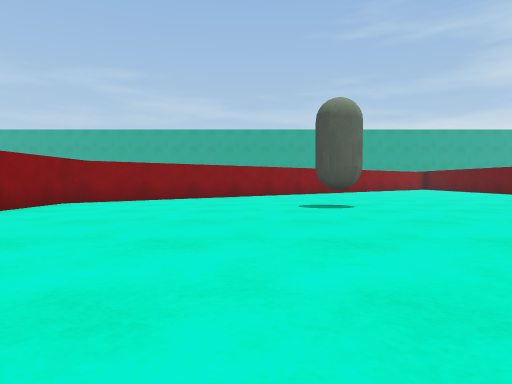
[1] (above)

15 first-person views from a walk through a Unity game level. The camera is 0.57 m above the floor, tilts 2° down and sees 75° across. The floor is counted in squares, 1 m on a side. Each view is taken from the middle of a square. On the plan, view 1 faces up. The plan holds only what a view shows up to about 9 squares ahead; the rest is blank. The place goes on beyond the plan. The player is left out.

[2]
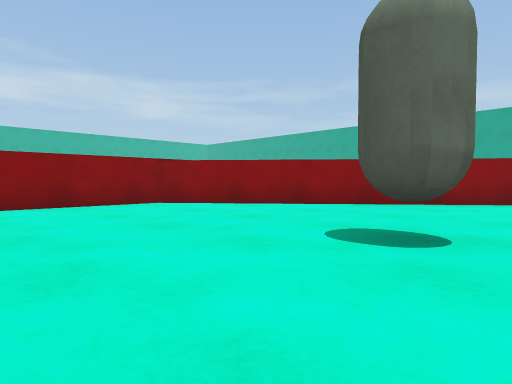

[3]
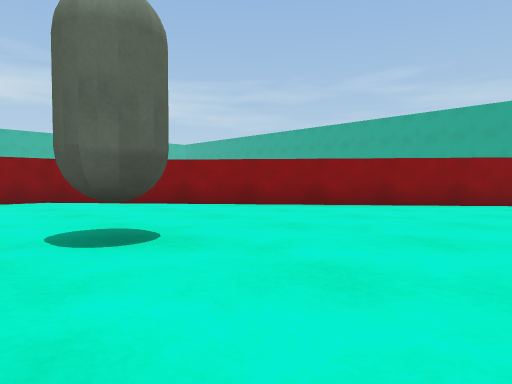

[4]
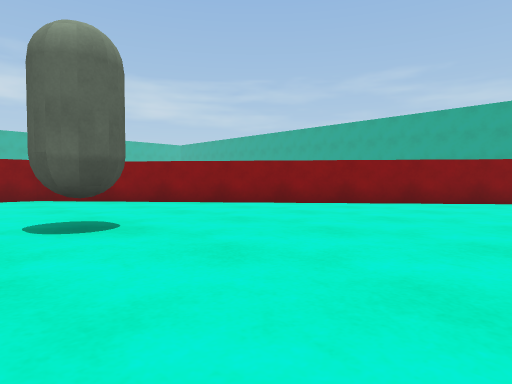

[5]
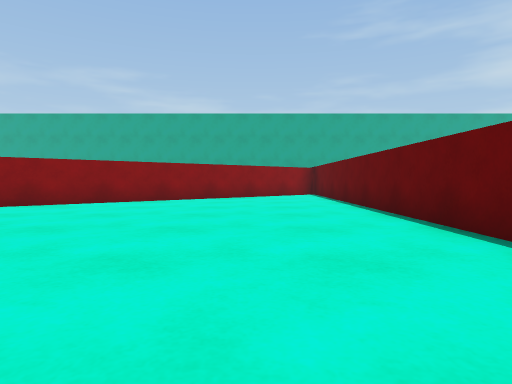

[6]
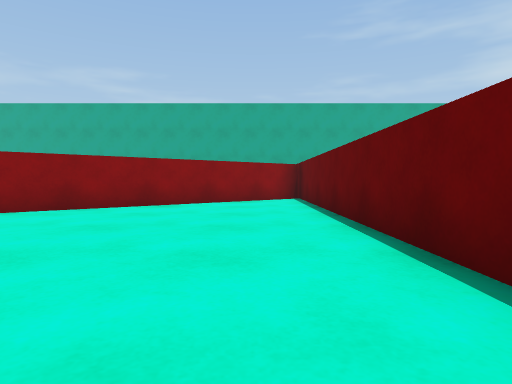

[7]
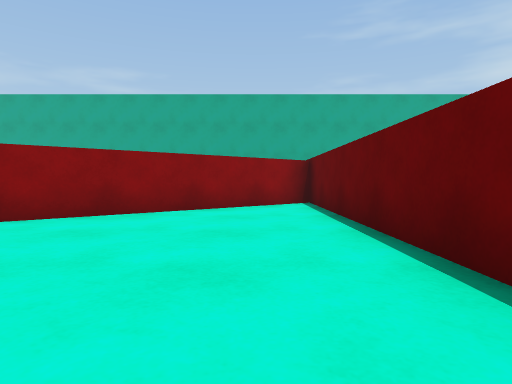

[8]
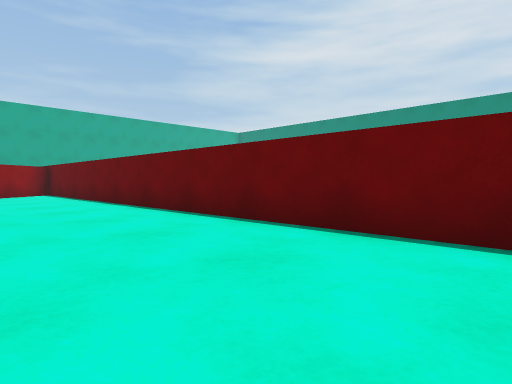

[9]
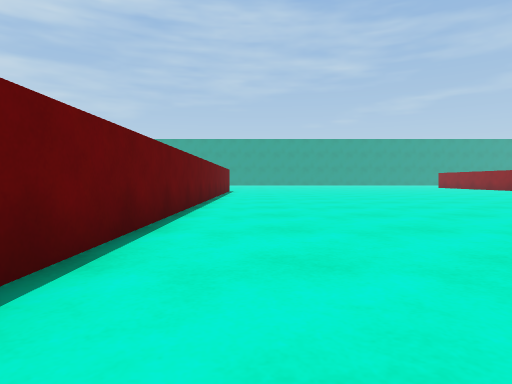

[10]
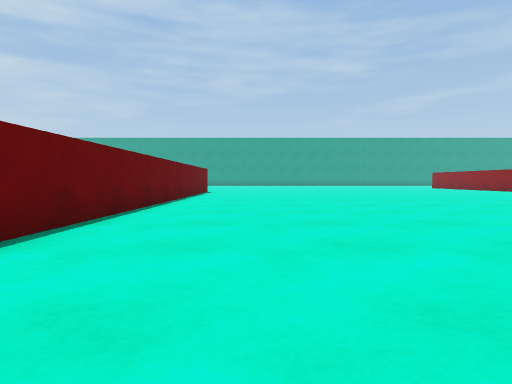

[11]
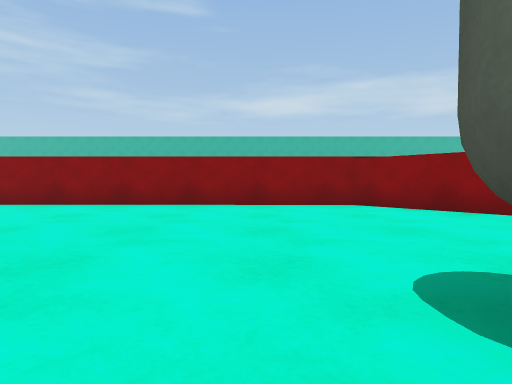

[12]
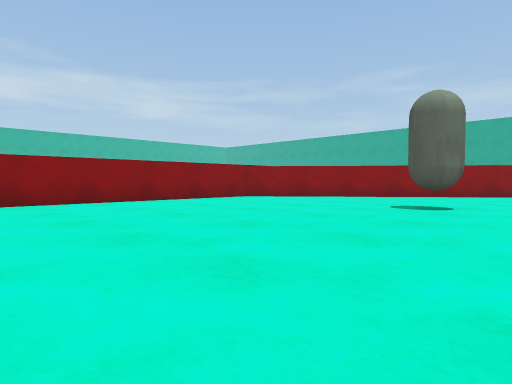

[13]
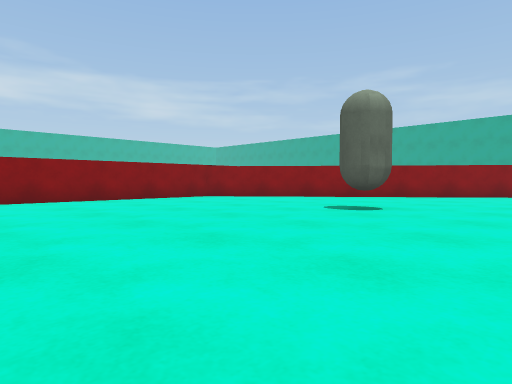

[14]
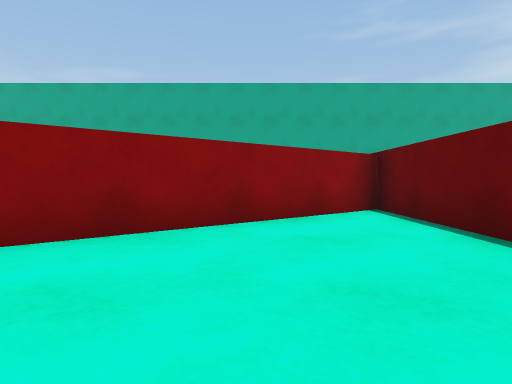

[15]
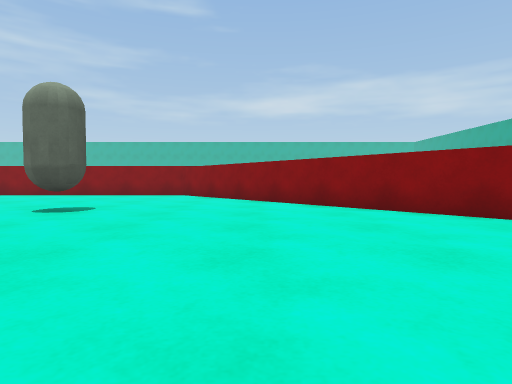

### Floor plan
Points are (right, up) in squares from view 1. A wall is a line through its corners. A room is listed if a view was taken in it or the views show most of it. See-through windows are left out.
Room 1 (views 1, 2, 3, 4, 5, 6, 7, 8, 9, 10, 11, 12, 13, 14, 15)
walls: (10.4, 0) (10.4, 20.5) (-4.7, 8.2) (-4.8, 0)
objects: capsule (2, 7)

Where each view was taken, in squares from view 1:
view 1: 0 up, 0 right, facing up
view 2: 4 up, 3 right, facing up-left
view 3: 6 up, 5 right, facing up-left
view 4: 6 up, 6 right, facing up-left
view 5: 7 up, 8 right, facing up
view 6: 10 up, 9 right, facing up
view 7: 12 up, 9 right, facing up
view 8: 6 up, 7 right, facing up-right
view 9: 10 up, 9 right, facing down
view 10: 9 up, 8 right, facing down
view 11: 6 up, 3 right, facing left
view 12: 0 up, 4 right, facing up-left
view 13: 1 up, 5 right, facing up-left
view 14: 14 up, 8 right, facing up
view 15: 11 up, 8 right, facing left
